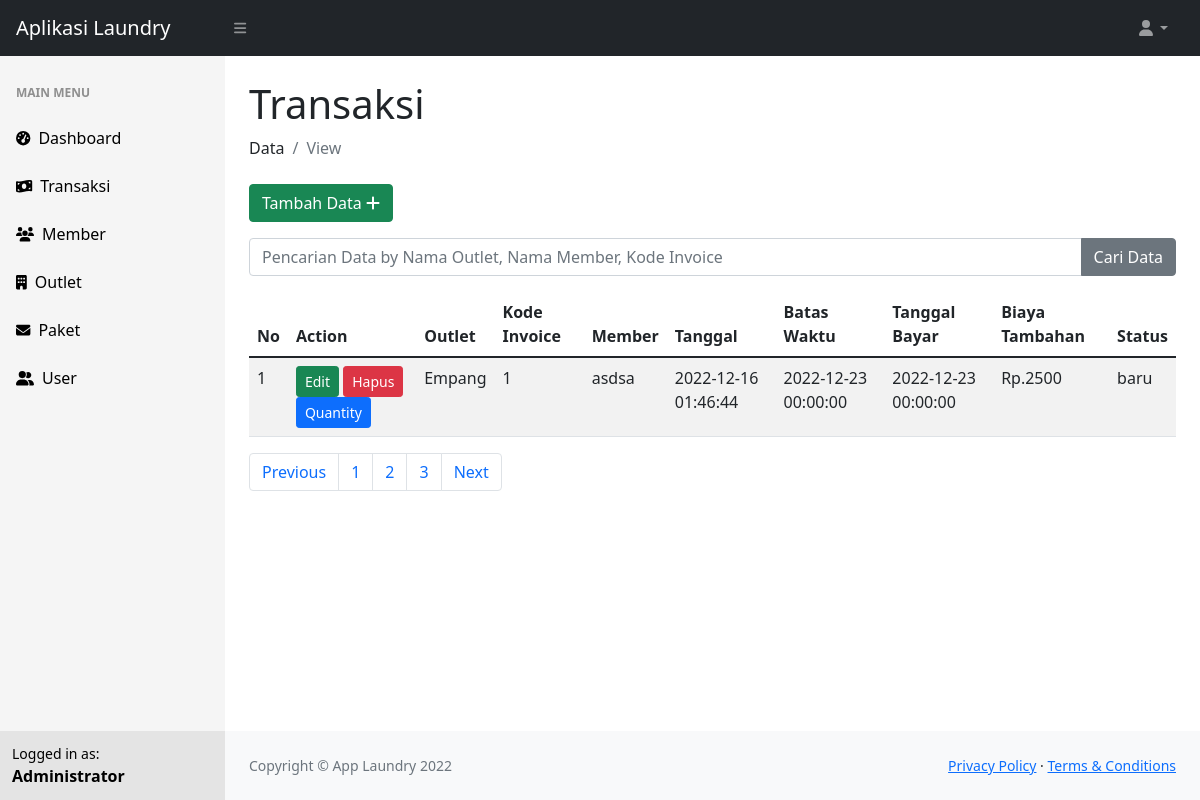
Page /admin.php?p=transaksi (signed in) on the committed database.
### tables this page shows
CREATE TABLE IF NOT EXISTS `tb_transaksi` (
  `id` int NOT NULL AUTO_INCREMENT,
  `id_outlet` int DEFAULT NULL,
  `kode_invoice` varchar(100) DEFAULT NULL,
  `id_member` int DEFAULT NULL,
  `tgl` datetime DEFAULT NULL,
  `batas_waktu` datetime DEFAULT NULL,
  `tgl_bayar` datetime DEFAULT NULL,
  `biaya_tambahan` int DEFAULT NULL,
  `diskon` double DEFAULT NULL,
  `pajak` int DEFAULT NULL,
  `status` enum('baru','proses','selesai','diambil') DEFAULT NULL,
  `dibayar` enum('dibayar','belum_dibayar') DEFAULT NULL,
  `id_user` int DEFAULT NULL,
  PRIMARY KEY (`id`),
  KEY `id_outlet` (`id_outlet`),
  KEY `id_member` (`id_member`),
  KEY `kode_invoice` (`kode_invoice`),
  KEY `id_user` (`id_user`),
  KEY `status` (`status`)
);

CREATE TABLE IF NOT EXISTS `tb_outlet` (
  `id` int NOT NULL AUTO_INCREMENT,
  `nama` varchar(100) DEFAULT NULL,
  `alamat` text,
  `tlp` varchar(15) DEFAULT NULL,
  PRIMARY KEY (`id`)
);

CREATE TABLE IF NOT EXISTS `tb_member` (
  `id` int NOT NULL AUTO_INCREMENT,
  `nama` varchar(100) DEFAULT NULL,
  `alamat` text,
  `jenis_kelamin` enum('L','P') DEFAULT NULL,
  `tlp` varchar(15) DEFAULT NULL,
  PRIMARY KEY (`id`)
);

### admin/transaksi/view.php (the view, shortened to what this page needs)
<h1 class="mt-4">Transaksi</h1>
<ol class="breadcrumb mb-4">
  <li class="breadcrumb-item">Data</li>
  <li class="breadcrumb-item active">View</li>
</ol>
<div class="row">
  <div class="col-lg-12">
    <a href="admin.php?p=transaksi&f=form" class="btn btn-success  mb-3">Tambah Data <i class="fas fa-plus"></i></a>
    <form action="" method="POST">
      <div class="input-group mb-3">
        <input name="keyword" type="text" class="form-control" placeholder="Pencarian Data by Nama Outlet, Nama Member, Kode Invoice">
        <button class="btn btn-secondary" type="submit" id="button-addon2">Cari Data</button>
      </div>
    </form>
    <table class="table table-striped table-inverse table-responsive" width="100%">
      <thead class="thead-inverse">
        <tr>
          <th width="3%">No</th>
          <th>Action</th>
          <th>Outlet</th>
          <th>Kode Invoice</th>
          <th>Member</th>
          <th>Tanggal</th>
          <th>Batas Waktu</th>
          <th>Tanggal Bayar</th>
          <th>Biaya Tambahan</th>
          <th>Status</th>
        </tr>
      </thead>
      <tbody>
        <?php
        $i = 0;
        include "./fungsi/koneksi.php";
        $query = "select a.*, b.nama as nama_outlet, c.nama as nama_member from tb_transaksi a
        left join tb_outlet b on a.id_outlet = b.id
        left join tb_member c on a.id_member = c.id
         " . @$where2 . @$where;
        $row = mysqli_query($koneksi, $query);
        $count = mysqli_num_rows($row);
        if ($count > 0) {
          while ($data = mysqli_fetch_array($row)) {
            $i++;
        ?>
            <tr>
              <td scope="row"><?php echo $i; ?></td>
              <td>
                <a href="admin.php?p=transaksi&f=form&edit&id=<?php echo $data['id']; ?>" class="btn btn-success btn-sm">Edit</a>
                <a href="admin.php?p=transaksi&hapus&id=<?php echo $data['id']; ?>" onclick="return confirm('Apakah anda yakin?');" class="btn btn-danger btn-sm">Hapus</a>
                <a href="admin.php?p=transaksi&f=quantity&id=<?php echo $data['id']; ?>" class="btn btn-primary btn-sm">Quantity</a>
              </td>
              <td><?php echo $data['nama_outlet']; ?></td>
              <td><?php echo $data['kode_invoice']; ?></td>
              <td><?php echo $data['nama_member']; ?></td>
              <td><?php echo $data['tgl']; ?></td>
              <td><?php echo $data['batas_waktu']; ?></td>
              <td><?php echo $data['tgl_bayar']; ?></td>
              <td>Rp.<?php echo $data['biaya_tambahan']; ?></td>
              <td><?php echo $data['status']; ?></td>
            </tr>
          <?php } ?>
        <?php } ?>
      </tbody>
    </table>
    <nav aria-label="Page navigation example">
      <ul class="pagination">
        <li class="page-item"><a class="page-link" href="#">Previous</a></li>
        <li class="page-item"><a class="page-link" href="#">1</a></li>
        <li class="page-item"><a class="page-link" href="#">2</a></li>
        <li class="page-item"><a class="page-link" href="#">3</a></li>
        <li class="page-item"><a class="page-link" href="#">Next</a></li>
      </ul>
    </nav>
  </div>
</div>

### rows in the picture
tb_transaksi: id_outlet.nama "Empang", kode_invoice "1", id_member.nama "asdsa", tgl "2022-12-16 01:46:44", batas_waktu "2022-12-23 00:00:00", tgl_bayar "2022-12-23 00:00:00", biaya_tambahan "2500", status "baru"

### other values in the picture
$_SESSION['nama'] "Administrator"
